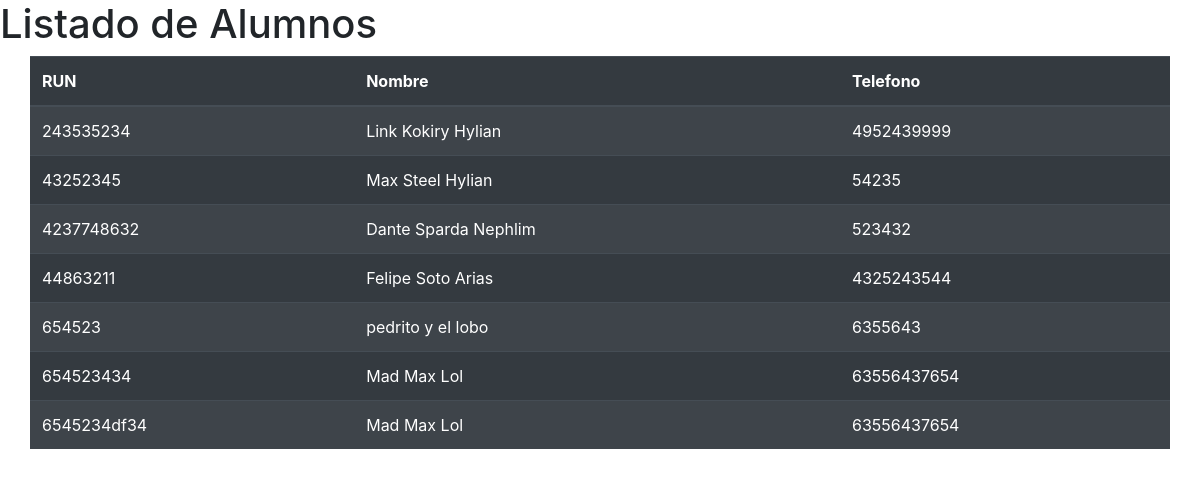
The page /alumnos/listadoSQL on the database as committed earlier.
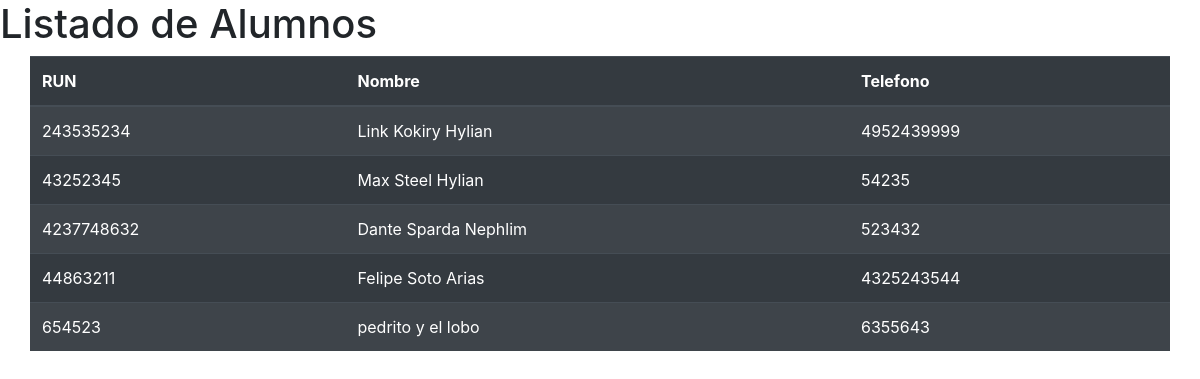
The same page on the database as committed later.
### alumnos/models.py (models this page shows, shortened)
class Alumno(models.Model):
    rut              = models.CharField(primary_key=True, max_length=10)
    nombre           = models.CharField(max_length=20)
    apellido_paterno = models.CharField(max_length=20, null=True)
    apellido_materno = models.CharField(max_length=20, null=True)
    fecha_nacimiento = models.DateField(blank=False, null=False)
    id_genero        = models.ForeignKey('Genero',on_delete=models.CASCADE, db_column='idGenero', null=True)
    telefono         = models.CharField(max_length=45, null=True)
    email            = models.EmailField(unique=True, max_length=100, blank=True, null=True)
    direccion        = models.CharField(max_length=50, blank=True, null=True)
    activo           = models.IntegerField(null=True)

### alumnos/views.py (the view)
# urls.py: path('listadoSQL', views.listadoSQL, name='listadoSQL'),
def listadoSQL(request):
    alumnos=Alumno.objects.raw('SELECT * FROM alumnos_alumno')
    context={"alumnos":alumnos}
    return render(request, 'alumnos/listadoSQL.html', context)

### alumnos/templates/alumnos/listadoSQL.html (shortened to what this page needs)
<!DOCTYPE html>
<html lang="en">
<head>
    <link rel="stylesheet" href="https://cdn.jsdelivr.net/npm/bootstrap@4.6.2/dist/css/bootstrap.min.css">
</head>
<body>
    <h1>Listado de Alumnos</h1>
    <div class="container">
        <div class="row">
      <table class="table table-striped table-dark">
        <thead>
          <tr>
            <th scope="col">RUN</th>
            <th scope="col">Nombre</th>
            <th scope="col">Telefono</th>
          </tr>
        </thead>
        <tbody>
            {% for alumno in alumnos %}
            <tr>
                <td>{{alumno.rut}}</td>
                <td>{{alumno.nombre}} {{alumno.apellido_paterno}} {{alumno.apellido_materno}}</td>
                <td>{{alumno.telefono}}</td>
              </tr>
            {% endfor %}
        </tbody>
      </table>
        </div>
    </div>
</body>
</html>

Rows that differ between the two databases and show on the page:
removed Alumno: rut "654523434", nombre "Mad", apellido_paterno "Max", apellido_materno "Lol", telefono "63556437654"
removed Alumno: rut "6545234df34", nombre "Mad", apellido_paterno "Max", apellido_materno "Lol", telefono "63556437654"
